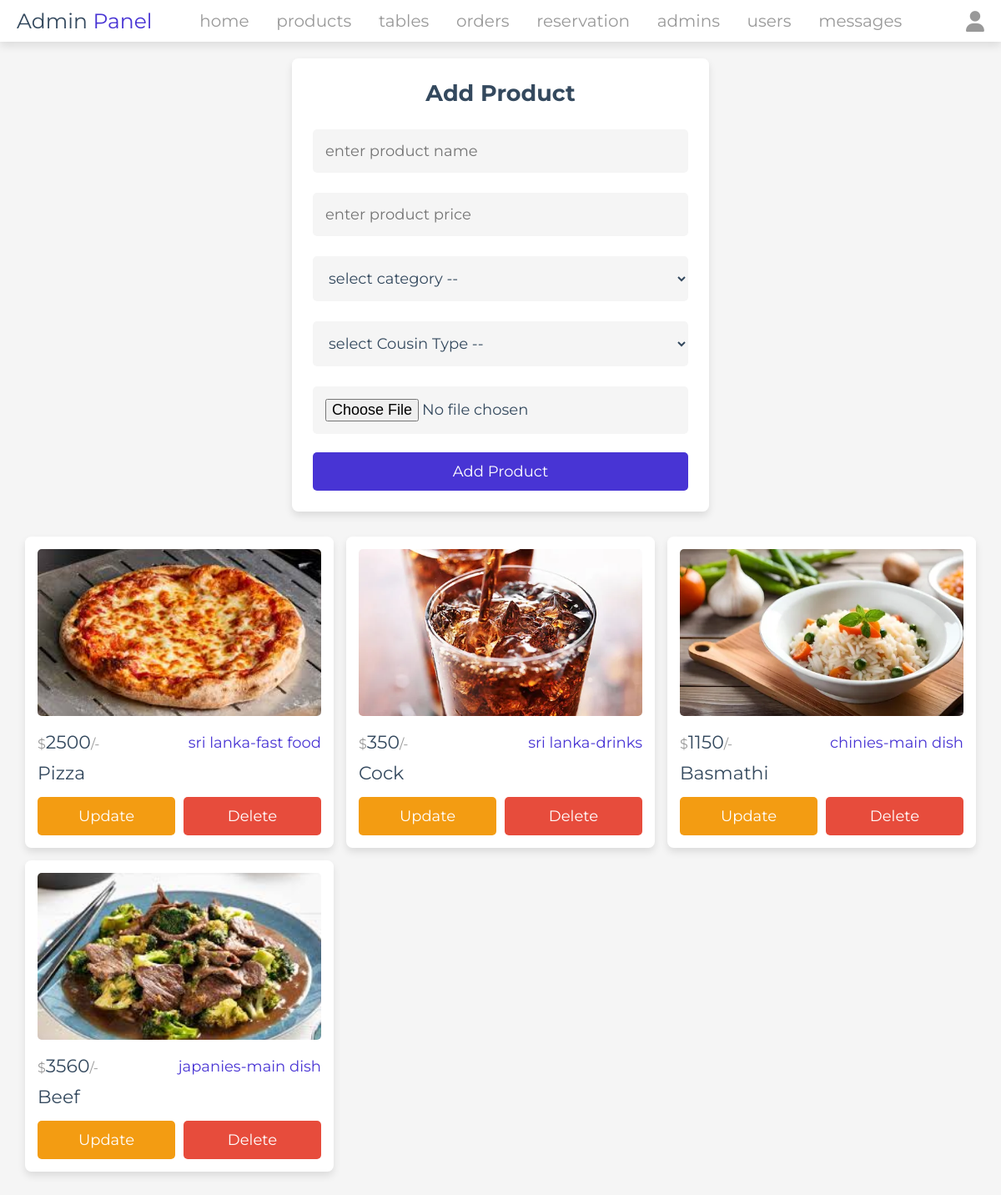
The app's page /admin/products.php (signed in) with its own data.
### tables this page shows
CREATE TABLE `products` (
  `id` int(100) NOT NULL,
  `name` varchar(100) NOT NULL,
  `category` varchar(100) NOT NULL,
  `cousin_type` varchar(255) NOT NULL,
  `price` int(10) NOT NULL,
  `image` varchar(100) NOT NULL
);

### admin/products.php (the view, shortened to what this page needs)
<?php
include '../components/connect.php';
?>
<!DOCTYPE html>
<html lang="en">
<head>
   <link rel="stylesheet" href="https://cdnjs.cloudflare.com/ajax/libs/font-awesome/6.1.1/css/all.min.css">
   <link rel="stylesheet" href="../css/admin_style.css">
</head>
<body>
<?php include '../components/admin_header.php' ?>
<section class="add-products">
   <form action="" method="POST" enctype="multipart/form-data">
      <h3>add product</h3>
      <input type="text" required placeholder="enter product name" name="name" maxlength="100" class="box">
      <input type="number" min="0" max="9999999999" required placeholder="enter product price" name="price" onkeypress="if(this.value.length == 10) return false;" class="box">
      <select name="category" class="box" required>
         <option value="" disabled selected>select category --</option>
      </select>
      <select name="cousin_type" class="box" required>
         <option value="" disabled selected>select Cousin Type	--</option>
      </select>
      <input type="file" name="image" class="box" accept="image/jpg, image/jpeg, image/png, image/webp" required>
      <input type="submit" value="add product" name="add_product" class="btn">
   </form>
</section>
<section class="show-products" style="padding-top: 0;">
   <div class="box-container">
   <?php
      $show_products = $conn->prepare("SELECT * FROM `products`");
      $show_products->execute();
      if($show_products->rowCount() > 0){
         while($fetch_products = $show_products->fetch(PDO::FETCH_ASSOC)){
   ?>
   <div class="box">
      <img src="../uploaded_img/<?= $fetch_products['image']; ?>" alt="">
      <div class="flex">
         <div class="price"><span>$</span><?= $fetch_products['price']; ?><span>/-</span></div>
         <div class="category"><?= $fetch_products['cousin_type']; ?>-<?= $fetch_products['category']; ?></div>
      </div>
      <div class="name"><?= $fetch_products['name']; ?></div>
      <div class="flex-btn">
         <a href="update_product.php?update=<?= $fetch_products['id']; ?>" class="option-btn">update</a>
         <a href="products.php?delete=<?= $fetch_products['id']; ?>" class="delete-btn" onclick="return confirm('delete this product?');">delete</a>
      </div>
   </div>
   <?php
         }
      }else{
         echo '<p class="empty">no products added yet!</p>';
      }
   ?>
   </div>
</section>
</body>
</html>

### css/admin_style.css (style rules this page uses)
:root { --main-color:#4834d4; --red:#e74c3c; --orange:#f39c12; --black:#34495e; --white:#fff; --light-bg:#f5f5f5; --light-color:#999; --border:.2rem solid var(--black); --box-shadow:0 .5rem 1rem rgba(0,0,0,.1); }
* { font-family: 'Montserrat', sans-serif; margin:0; padding:0; box-sizing: border-box; text-decoration: none; outline: none; border:none; }
html { font-size: 62.5%; overflow-x: hidden; }
body { background-color: var(--light-bg); }
section { max-width: 1200px; margin:0 auto; padding:2rem; }
.btn, .delete-btn, .option-btn { display: block; margin-top: 1rem; border-radius: .5rem; cursor: pointer; width: 100%; font-size: 1.8rem; color:var(--white); padding:1.2rem 3rem; text-transform: capitalize; text-align: center; }
.btn { background-color: var(--main-color); }
.delete-btn { background-color: var(--red); }
.option-btn { background-color: var(--orange); }
.flex-btn { display: flex; gap:1rem; }
.add-products form { margin: 0 auto; max-width: 50rem; background-color: var(--white); border-radius: 0.75rem; box-shadow: var(--box-shadow); border: 1px solid var(--border); padding: 2.5rem; text-align: center; transition: box-shadow 0.3s ease; }
.add-products form h3 { margin-bottom: 1.5rem; font-size: 2.7rem; color: var(--black); text-transform: capitalize; }
.add-products form .box { background-color: var(--light-bg); border: 1px solid var(--border); width: 100%; padding: 1.5rem; font-size: 1.8rem; color: var(--black); border-radius: 0.5rem; margin: 1.2rem 0; transition: border-color 0.3s ease, background-color 0.3s ease; }
.show-products .box-container { display: grid; grid-template-columns: repeat(auto-fit, minmax(30rem, 1fr)); gap: 1.5rem; justify-content: center; align-items: flex-start; padding: 1rem; }
.show-products .box-container .box { background-color: var(--white); border-radius: 0.75rem; box-shadow: var(--box-shadow); border: 1px solid var(--border); padding: 1.5rem; transition: transform 0.3s ease, box-shadow 0.3s ease; }
.show-products .box-container .box img { width: 100%; height: 20rem; object-fit: cover; border-radius: 0.5rem; margin-bottom: 1rem; }
.show-products .box-container .box .name { font-size: 2.2rem; color: var(--black); padding: 0.5rem 0; }
.show-products .box-container .box .flex { display: flex; align-items: center; justify-content: space-between; gap: 1rem; }
.show-products .box-container .box .flex .category { font-size: 1.8rem; color: var(--main-color); }
.show-products .box-container .box .flex .price { font-size: 2.2rem; color: var(--black); margin: 0.5rem 0; }
.show-products .box-container .box .flex .price span { font-size: 1.6rem; color: var(--light-color); }

### records on screen
products: image (picture), price "2500", cousin_type "sri lanka", category "fast food", name "Pizza"
products: image (picture), price "350", cousin_type "sri lanka", category "drinks", name "Cock"
products: image (picture), price "1150", cousin_type "chinies", category "main dish", name "Basmathi"
products: image (picture), price "3560", cousin_type "japanies", category "main dish", name "Beef"
